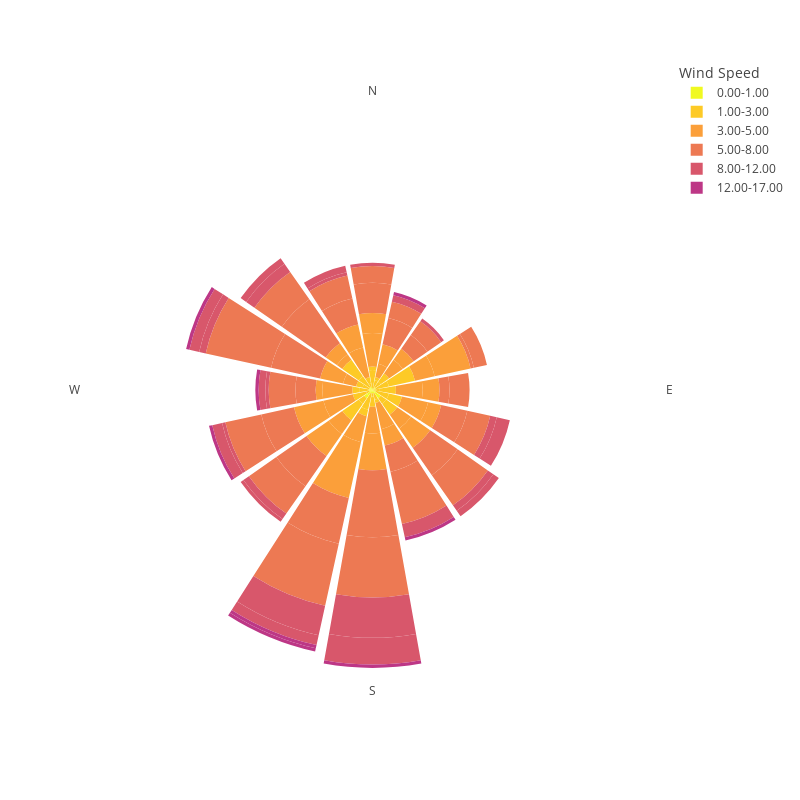

Notebook cell for this chart:
### Code cell
#Windorse for windspeed and direction
import plotly.express as px
import pandas as pd
from rosely import WindRose
WR = WindRose(predictions_df)
names = {'nonlinear':'ws'}
WR.calc_stats(normed=False, bins=[0, 1, 3, 5, 8, 12, 17])

fig = px.bar_polar(WR.wind_df, r="frequency", theta="direction",
                    color="speed", template="xgridoff", color_discrete_sequence= px.colors.sequential.Plasma_r,
                    width=800, height=800)

fig.update_layout(
    polar = dict(
        radialaxis = dict(showticklabels=False, ticks='', showline=False), 
        angularaxis = dict(ticks='', tickmode="array", tickvals=['N', 'NNE', 'NE', 
                                                      'ENE', 'E', 'ESE', 'SE',
                                                      'SSE', 'S', 'SSW', 'SW', 
                                                      'WSW', 'W', 'WNW', 'NW',
                                                      'NNW'], ticktext=['N', '', '', 
                                                      '', 'E', '', '',
                                                      '', 'S', '', '', 
                                                      '', 'W', '', '',
                                                      ''], showline=False),
        bgcolor = "rgba(0,0,0,0)"
    )
)
fig.update_layout({
    'plot_bgcolor': 'rgba(0,0,0,0)',
    'paper_bgcolor': 'rgba(0,0,0,0)', 
    'polar_radialaxis_gridcolor' : 'rgba(0,0,0,0)',
    'polar_angularaxis_gridcolor' : 'rgba(0,0,0,0)',
    'legend' : dict(title="Wind Speed")
})

fig.show()
fig.write_image("windrose.png")

### Figure 1 — Plotly figure (JSON) as saved in the notebook; plotly's stock layout.template omitted (floating-point values rounded to 4 significant figures)
{"data": [{"hovertemplate": "speed=0.00-1.00<br>frequency=%{r}<br>direction=%{theta}<extra></extra>", "legendgroup": "0.00-1.00", "marker": {"color": "#f0f921", "pattern": {"shape": ""}}, "name": "0.00-1.00", "r": [0, 0, 0, 0, 1, 0, 1, 0, 0, 0, 1, 1, 2, 0, 1, 1, 0, 1, 0, 2, 1, 1, 0, 1, 0, 0, 1, 0, 1, 1, 0, 0], "showlegend": true, "subplot": "polar", "theta": ["N", "NNE", "NNE", "NE", "NE", "ENE", "ENE", "E", "E", "ESE", "ESE", "SE", "SE", "SSE", "SSE", "S", "S", "SSW", "SSW", "SW", "SW", "WSW", "WSW", "W", "W", "WNW", "WNW", "NW", "NW", "NNW", "NNW", "N"], "type": "barpolar"}, {"hovertemplate": "speed=1.00-3.00<br>frequency=%{r}<br>direction=%{theta}<extra></extra>", "legendgroup": "1.00-3.00", "marker": {"color": "#fdca26", "pattern": {"shape": ""}}, "name": "1.00-3.00", "r": [6, 3, 1, 2, 3, 4, 8, 2, 5, 4, 4, 2, 4, 2, 1, 1, 3, 5, 2, 2, 6, 1, 4, 3, 2, 2, 2, 4, 6, 1, 2, 1], "showlegend": true, "subplot": "polar", "theta": ["N", "NNE", "NNE", "NE", "NE", "ENE", "ENE", "E", "E", "ESE", "ESE", "SE", "SE", "SSE", "SSE", "S", "S", "SSW", "SSW", "SW", "SW", "WSW", "WSW", "W", "W", "WNW", "WNW", "NW", "NW", "NNW", "NNW", "N"], "type": "barpolar"}, {"hovertemplate": "speed=3.00-5.00<br>frequency=%{r}<br>direction=%{theta}<extra></extra>", "legendgroup": "3.00-5.00", "marker": {"color": "#fb9f3a", "pattern": {"shape": ""}}, "name": "3.00-5.00", "r": [10, 4, 6, 5, 4, 6, 11, 8, 5, 8, 4, 5, 7, 8, 5, 8, 11, 8, 17, 5, 8, 9, 9, 9, 2, 4, 7, 2, 4, 9, 7, 6], "showlegend": true, "subplot": "polar", "theta": ["N", "NNE", "NNE", "NE", "NE", "ENE", "ENE", "E", "E", "ESE", "ESE", "SE", "SE", "SSE", "SSE", "S", "S", "SSW", "SSW", "SW", "SW", "WSW", "WSW", "W", "W", "WNW", "WNW", "NW", "NW", "NNW", "NNW", "N"], "type": "barpolar"}, {"hovertemplate": "speed=5.00-8.00<br>frequency=%{r}<br>direction=%{theta}<extra></extra>", "legendgroup": "5.00-8.00", "marker": {"color": "#ed7953", "pattern": {"shape": ""}}, "name": "5.00-8.00", "r": [9, 8, 5, 5, 5, 1, 4, 3, 6, 8, 7, 10, 11, 8, 16, 20, 18, 14, 19, 11, 10, 10, 11, 6, 8, 15, 20, 16, 10, 8, 7, 5], "showlegend": true, "subplot": "polar", "theta": ["N", "NNE", "NNE", "NE", "NE", "ENE", "ENE", "E", "E", "ESE", "ESE", "SE", "SE", "SSE", "SSE", "S", "S", "SSW", "SSW", "SW", "SW", "WSW", "WSW", "W", "W", "WNW", "WNW", "NW", "NW", "NNW", "NNW", "N"], "type": "barpolar"}, {"hovertemplate": "speed=8.00-12.00<br>frequency=%{r}<br>direction=%{theta}<extra></extra>", "legendgroup": "8.00-12.00", "marker": {"color": "#d8576b", "pattern": {"shape": ""}}, "name": "8.00-12.00", "r": [0, 0, 2, 0, 1, 0, 0, 0, 0, 2, 4, 2, 2, 0, 4, 12, 8, 9, 3, 2, 1, 1, 3, 1, 2, 2, 3, 3, 2, 1, 2, 1], "showlegend": true, "subplot": "polar", "theta": ["N", "NNE", "NNE", "NE", "NE", "ENE", "ENE", "E", "E", "ESE", "ESE", "SE", "SE", "SSE", "SSE", "S", "S", "SSW", "SSW", "SW", "SW", "WSW", "WSW", "W", "W", "WNW", "WNW", "NW", "NW", "NNW", "NNW", "N"], "type": "barpolar"}, {"hovertemplate": "speed=12.00-17.00<br>frequency=%{r}<br>direction=%{theta}<extra></extra>", "legendgroup": "12.00-17.00", "marker": {"color": "#bd3786", "pattern": {"shape": ""}}, "name": "12.00-17.00", "r": [0, 1, 0, 0, 0, 0, 0, 0, 0, 0, 0, 0, 0, 1, 0, 1, 0, 1, 1, 0, 0, 1, 0, 1, 0, 0, 1, 0, 0, 0, 0, 0], "showlegend": true, "subplot": "polar", "theta": ["N", "NNE", "NNE", "NE", "NE", "ENE", "ENE", "E", "E", "ESE", "ESE", "SE", "SE", "SSE", "SSE", "S", "S", "SSW", "SSW", "SW", "SW", "WSW", "WSW", "W", "W", "WNW", "WNW", "NW", "NW", "NNW", "NNW", "N"], "type": "barpolar"}], "layout": {"barmode": "relative", "height": 800, "legend": {"title": {"text": "Wind Speed"}, "tracegroupgap": 0}, "margin": {"t": 60}, "paper_bgcolor": "rgba(0, 0, 0, 0)", "plot_bgcolor": "rgba(0, 0, 0, 0)", "polar": {"angularaxis": {"direction": "clockwise", "gridcolor": "rgba(0, 0, 0, 0)", "rotation": 90, "showline": false, "tickmode": "array", "ticks": "", "ticktext": ["N", "", "", "", "E", "", "", "", "S", "", "", "", "W", "", "", ""], "tickvals": ["N", "NNE", "NE", "ENE", "E", "ESE", "SE", "SSE", "S", "SSW", "SW", "WSW", "W", "WNW", "NW", "NNW"], "type": "category"}, "bgcolor": "rgba(0, 0, 0, 0)", "domain": {"x": [0, 1], "y": [0, 1]}, "radialaxis": {"autorange": true, "gridcolor": "rgba(0, 0, 0, 0)", "range": [0, 87.37], "showline": false, "showticklabels": false, "ticks": "", "type": "linear"}}, "width": 800}}
